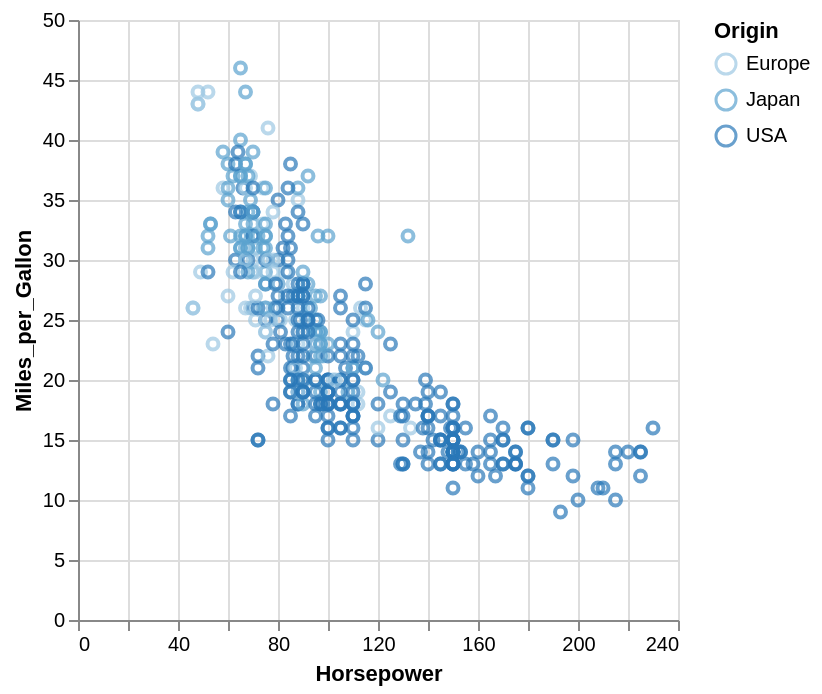

Notebook code for this chart:
### Markdown cell above
#  Visualization: Interactive Scatter Plot in Altair

Altair lets you easily create an interactive scatter plot from data stored in a Pandas dataframe.

### Code cell
# load an example dataset
# from vega_datasets import data
# cars = data.cars()

# plot the dataset, referencing dataframe column names
# import altair as alt
alt.Chart(cars).mark_point().encode(
  x='Horsepower',
  y='Miles_per_Gallon',
  color='Origin'
).interactive()

### Figure 1 — Vega-Lite specification as saved in the notebook (floating-point values rounded to 4 significant figures; data arrays with more than 128 entries replaced by an {"elided": "..."} marker saying what was removed)
{"config": {"view": {"continuousWidth": 300, "continuousHeight": 300}}, "data": {"name": "data-c7d221cb83f0df5628f288842b949bc7"}, "mark": {"type": "point"}, "encoding": {"color": {"field": "Origin", "sort": ["Europe", "Japan", "USA"], "type": "ordinal"}, "x": {"field": "Horsepower", "type": "quantitative"}, "y": {"field": "Miles_per_Gallon", "type": "quantitative"}}, "params": [{"name": "param_5", "select": {"type": "interval", "encodings": ["x", "y"]}, "bind": "scales"}], "$schema": "https://vega.github.io/schema/vega-lite/v5.20.1.json", "datasets": {"data-c7d221cb83f0df5628f288842b949bc7": {"elided": "406 records"}}}
